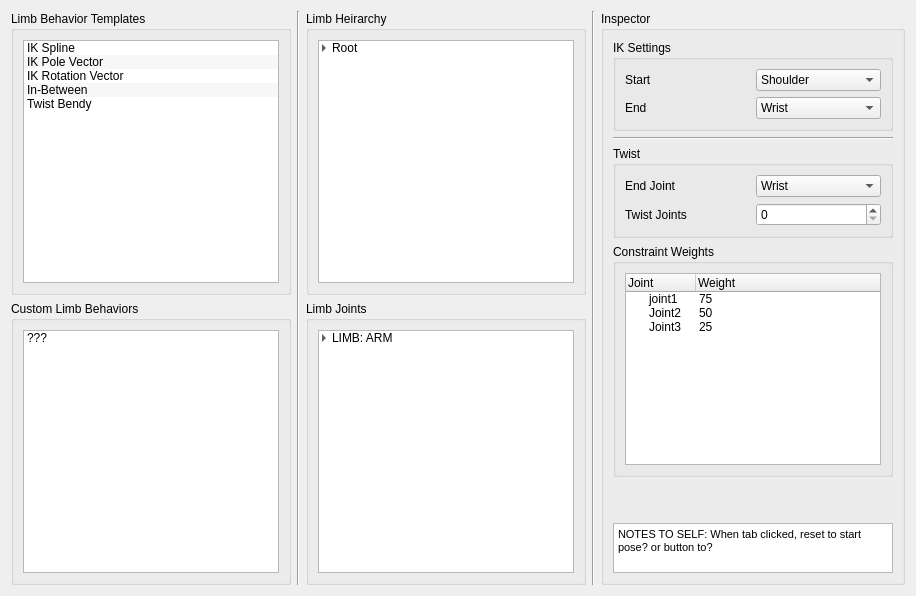
        <widget class="QWidget" name="tab_9">
         <attribute name="title">
          <string>Controller Behaviours</string>
         </attribute>
         <layout class="QHBoxLayout" name="horizontalLayout_48">
          <item>
           <layout class="QHBoxLayout" name="horizontalLayout_30">
            <item>
             <layout class="QVBoxLayout" name="verticalLayout_36">
              <item>
               <widget class="QGroupBox" name="groupBox_22">
                <property name="title">
                 <string>Limb Behavior Templates</string>
                </property>
                <layout class="QHBoxLayout" name="horizontalLayout_32">
                 <item>
                  <widget class="QListWidget" name="listWidget_9">
                   <property name="sizePolicy">
                    <sizepolicy hsizetype="Expanding" vsizetype="Expanding">
                     <horstretch>0</horstretch>
                     <verstretch>0</verstretch>
                    </sizepolicy>
                   </property>
                   <property name="maximumSize">
                    <size>
                     <width>16777215</width>
                     <height>16777215</height>
                    </size>
                   </property>
                   <property name="alternatingRowColors">
                    <bool>true</bool>
                   </property>
                   <item>
                    <property name="text">
                     <string>IK Spline</string>
                    </property>
                   </item>
                   <item>
                    <property name="text">
                     <string>IK Pole Vector</string>
                    </property>
                   </item>
                   <item>
                    <property name="text">
                     <string>IK Rotation Vector</string>
                    </property>
                   </item>
                   <item>
                    <property name="text">
                     <string>In-Between</string>
                    </property>
                   </item>
                   <item>
                    <property name="text">
                     <string>Twist Bendy</string>
                    </property>
                   </item>
                  </widget>
                 </item>
                </layout>
               </widget>
              </item>
              <item>
               <widget class="QGroupBox" name="groupBox_18">
                <property name="title">
                 <string>Custom Limb Behaviors</string>
                </property>
                <layout class="QHBoxLayout" name="horizontalLayout_49">
                 <item>
                  <layout class="QVBoxLayout" name="verticalLayout_40">
                   <item>
                    <widget class="QListWidget" name="listWidget_10">
                     <property name="toolTip">
                      <string>Created in CONTROLLERS tab by right clicking on Limb &gt; &quot;Save Limb Template&quot;</string>
                     </property>
                     <property name="dragDropMode">
                      <enum>QAbstractItemView::DragOnly</enum>
                     </property>
                     <property name="alternatingRowColors">
                      <bool>true</bool>
                     </property>
                     <item>
                      <property name="text">
                       <string>???</string>
                      </property>
                     </item>
                    </widget>
                   </item>
                  </layout>
                 </item>
                </layout>
               </widget>
              </item>
             </layout>
            </item>
            <item>
             <widget class="Line" name="line_12">
              <property name="orientation">
               <enum>Qt::Vertical</enum>
              </property>
             </widget>
            </item>
            <item>
             <layout class="QVBoxLayout" name="verticalLayout_64">
              <item>
               <widget class="QGroupBox" name="groupBox_33">
                <property name="title">
                 <string>Limb Heirarchy</string>
                </property>
                <layout class="QHBoxLayout" name="horizontalLayout_45">
                 <item>
                  <layout class="QVBoxLayout" name="verticalLayout_65">
                   <item>
                    <widget class="QTreeWidget" name="treeWidget_13">
                     <property name="autoScrollMargin">
                      <number>16</number>
                     </property>
                     <property name="alternatingRowColors">
                      <bool>true</bool>
                     </property>
                     <property name="selectionMode">
                      <enum>QAbstractItemView::SingleSelection</enum>
                     </property>
                     <property name="autoExpandDelay">
                      <number>-1</number>
                     </property>
                     <property name="indentation">
                      <number>10</number>
                     </property>
                     <property name="headerHidden">
                      <bool>true</bool>
                     </property>
                     <column>
                      <property name="text">
                       <string notr="true">1</string>
                      </property>
                     </column>
                     <item>
                      <property name="text">
                       <string>Root</string>
                      </property>
                      <item>
                       <property name="text">
                        <string>Spine</string>
                       </property>
                       <item>
                        <property name="text">
                         <string>Arm (M)</string>
                        </property>
                        <item>
                         <property name="text">
                          <string>Hand</string>
                         </property>
                        </item>
                       </item>
                       <item>
                        <property name="text">
                         <string>Head</string>
                        </property>
                       </item>
                       <item>
                        <property name="text">
                         <string>Leg (M)</string>
                        </property>
                       </item>
                       <item>
                        <property name="text">
                         <string>Tail</string>
                        </property>
                       </item>
                      </item>
                     </item>
                    </widget>
                   </item>
                  </layout>
                 </item>
                </layout>
               </widget>
              </item>
              <item>
               <widget class="QGroupBox" name="groupBox_34">
                <property name="title">
                 <string>Limb Joints</string>
                </property>
                <layout class="QVBoxLayout" name="verticalLayout_66">
                 <item>
                  <layout class="QVBoxLayout" name="verticalLayout_67">
                   <item>
                    <widget class="QTreeWidget" name="treeWidget_14">
                     <property name="alternatingRowColors">
                      <bool>true</bool>
                     </property>
                     <property name="selectionMode">
                      <enum>QAbstractItemView::SingleSelection</enum>
                     </property>
                     <property name="indentation">
                      <number>10</number>
                     </property>
                     <property name="headerHidden">
                      <bool>true</bool>
                     </property>
                     <column>
                      <property name="text">
                       <string>1</string>
                      </property>
                     </column>
                     <item>
                      <property name="text">
                       <string>LIMB: ARM</string>
                      </property>
                      <item>
                       <property name="text">
                        <string>CLV [R]</string>
                       </property>
                       <item>
                        <property name="text">
                         <string>SLD [R]</string>
                        </property>
                        <item>
                         <property name="text">
                          <string>ELB [R]</string>
                         </property>
                         <item>
                          <property name="text">
                           <string>WRS [R]</string>
                          </property>
                         </item>
                        </item>
                       </item>
                      </item>
                      <item>
                       <property name="text">
                        <string>CLV [L]</string>
                       </property>
                       <item>
                        <property name="text">
                         <string>SLD [L]</string>
                        </property>
                        <item>
                         <property name="text">
                          <string>ELB [L]</string>
                         </property>
                         <item>
                          <property name="text">
                           <string>WRS [L]</string>
                          </property>
                         </item>
                        </item>
                       </item>
                      </item>
                     </item>
                    </widget>
                   </item>
                  </layout>
                 </item>
                </layout>
               </widget>
              </item>
             </layout>
            </item>
            <item>
             <widget class="Line" name="line_13">
              <property name="orientation">
               <enum>Qt::Vertical</enum>
              </property>
             </widget>
            </item>
            <item>
             <layout class="QVBoxLayout" name="verticalLayout_72">
              <item>
               <widget class="QGroupBox" name="groupBox_36">
                <property name="title">
                 <string>Inspector</string>
                </property>
                <layout class="QHBoxLayout" name="horizontalLayout_46">
                 <item>
                  <layout class="QVBoxLayout" name="verticalLayout_73">
                   <item>
                    <widget class="QGroupBox" name="groupBox_37">
                     <property name="title">
                      <string>IK Settings</string>
                     </property>
                     <layout class="QHBoxLayout" name="horizontalLayout_47">
                      <item>
                       <layout class="QVBoxLayout" name="verticalLayout_74">
                        <item>
                         <layout class="QHBoxLayout" name="horizontalLayout_43">
                          <item>
                           <widget class="QLabel" name="label_8">
                            <property name="text">
                             <string>Start</string>
                            </property>
                           </widget>
                          </item>
                          <item>
                           <widget class="QComboBox" name="comboBox_5">
                            <property name="currentIndex">
                             <number>1</number>
                            </property>
                            <item>
                             <property name="text">
                              <string>Clavical</string>
                             </property>
                            </item>
                            <item>
                             <property name="text">
                              <string>Shoulder</string>
                             </property>
                            </item>
                            <item>
                             <property name="text">
                              <string>Elbow</string>
                             </property>
                            </item>
                            <item>
                             <property name="text">
                              <string>Wrist</string>
                             </property>
                            </item>
                           </widget>
                          </item>
                         </layout>
                        </item>
                        <item>
                         <layout class="QHBoxLayout" name="horizontalLayout_44">
                          <item>
                           <widget class="QLabel" name="label_9">
                            <property name="text">
                             <string>End</string>
                            </property>
                           </widget>
                          </item>
                          <item>
                           <widget class="QComboBox" name="comboBox_6">
                            <property name="currentIndex">
                             <number>3</number>
                            </property>
                            <item>
                             <property name="text">
                              <string>Clavical</string>
                             </property>
                            </item>
                            <item>
                             <property name="text">
                              <string>Shoulder</string>
                             </property>
                            </item>
                            <item>
                             <property name="text">
                              <string>Elbow</string>
                             </property>
                            </item>
                            <item>
                             <property name="text">
                              <string>Wrist</string>
                             </property>
                            </item>
                           </widget>
                          </item>
                         </layout>
                        </item>
                       </layout>
                      </item>
                     </layout>
                    </widget>
                   </item>
                   <item>
                    <widget class="Line" name="line_14">
                     <property name="orientation">
                      <enum>Qt::Horizontal</enum>
                     </property>
                    </widget>
                   </item>
                   <item>
                    <widget class="QGroupBox" name="groupBox_26">
                     <property name="title">
                      <string>Twist</string>
                     </property>
                     <layout class="QVBoxLayout" name="verticalLayout_33">
                      <item>
                       <layout class="QVBoxLayout" name="verticalLayout_76">
                        <item>
                         <layout class="QHBoxLayout" name="horizontalLayout_40">
                          <item>
                           <widget class="QLabel" name="label_16">
                            <property name="text">
                             <string>End Joint</string>
                            </property>
                           </widget>
                          </item>
                          <item>
                           <widget class="QComboBox" name="comboBox_7">
                            <item>
                             <property name="text">
                              <string>Wrist</string>
                             </property>
                            </item>
                           </widget>
                          </item>
                         </layout>
                        </item>
                        <item>
                         <layout class="QHBoxLayout" name="horizontalLayout_50">
                          <item>
                           <widget class="QLabel" name="label_14">
                            <property name="text">
                             <string>Twist Joints</string>
                            </property>
                           </widget>
                          </item>
                          <item>
                           <widget class="QSpinBox" name="spinBox_4"/>
                          </item>
                         </layout>
                        </item>
                       </layout>
                      </item>
                     </layout>
                    </widget>
                   </item>
                   <item>
                    <widget class="QGroupBox" name="groupBox_35">
                     <property name="title">
                      <string>Constraint Weights</string>
                     </property>
                     <layout class="QVBoxLayout" name="verticalLayout_39">
                      <item>
                       <layout class="QVBoxLayout" name="verticalLayout_79">
                        <item>
                         <widget class="QTreeWidget" name="treeWidget_6">
                          <attribute name="headerCascadingSectionResizes">
                           <bool>true</bool>
                          </attribute>
                          <attribute name="headerDefaultSectionSize">
                           <number>70</number>
                          </attribute>
                          <attribute name="headerMinimumSectionSize">
                           <number>20</number>
                          </attribute>
                          <column>
                           <property name="text">
                            <string>Joint</string>
                           </property>
                          </column>
                          <column>
                           <property name="text">
                            <string>Weight</string>
                           </property>
                          </column>
                          <item>
                           <property name="text">
                            <string>joint1</string>
                           </property>
                           <property name="text">
                            <string>75</string>
                           </property>
                          </item>
                          <item>
                           <property name="text">
                            <string>Joint2</string>
                           </property>
                           <property name="text">
                            <string>50</string>
                           </property>
                          </item>
                          <item>
                           <property name="text">
                            <string>Joint3</string>
                           </property>
                           <property name="text">
                            <string>25</string>
                           </property>
                          </item>
                         </widget>
                        </item>
                       </layout>
                      </item>
                     </layout>
                    </widget>
                   </item>
                   <item>
                    <spacer name="verticalSpacer_5">
                     <property name="orientation">
                      <enum>Qt::Vertical</enum>
                     </property>
                     <property name="sizeHint" stdset="0">
                      <size>
                       <width>20</width>
                       <height>40</height>
                      </size>
                     </property>
                    </spacer>
                   </item>
                   <item>
                    <widget class="QTextEdit" name="textEdit_4">
                     <property name="sizePolicy">
                      <sizepolicy hsizetype="Expanding" vsizetype="Maximum">
                       <horstretch>0</horstretch>
                       <verstretch>0</verstretch>
                      </sizepolicy>
                     </property>
                     <property name="maximumSize">
                      <size>
                       <width>16777215</width>
                       <height>50</height>
                      </size>
                     </property>
                     <property name="html">
                      <string>&lt;!DOCTYPE HTML PUBLIC &quot;-//W3C//DTD HTML 4.0//EN&quot; &quot;http://www.w3.org/TR/REC-html40/strict.dtd&quot;&gt;
&lt;html&gt;&lt;head&gt;&lt;meta name=&quot;qrichtext&quot; content=&quot;1&quot; /&gt;&lt;style type=&quot;text/css&quot;&gt;
p, li { white-space: pre-wrap; }
&lt;/style&gt;&lt;/head&gt;&lt;body style=&quot; font-family:'MS Shell Dlg 2'; font-size:8.25pt; font-weight:400; font-style:normal;&quot;&gt;
&lt;p style=&quot; margin-top:0px; margin-bottom:0px; margin-left:0px; margin-right:0px; -qt-block-indent:0; text-indent:0px;&quot;&gt;NOTES TO SELF: When tab clicked, reset to start pose? or button to? &lt;/p&gt;&lt;/body&gt;&lt;/html&gt;</string>
                     </property>
                    </widget>
                   </item>
                  </layout>
                 </item>
                </layout>
               </widget>
              </item>
             </layout>
            </item>
           </layout>
          </item>
         </layout>
        </widget>
